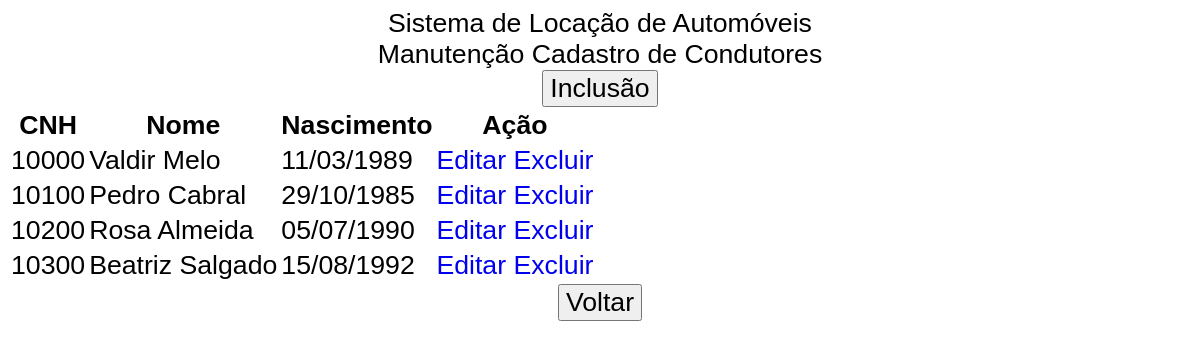
The app's page /condut_100.php with its own data.
### tables this page shows
create table condutores (
    cnh int primary key,
    nome varchar(20),
    nasc date  
);

### condut_100.php (the view, shortened to what this page needs)
<?php
$cond = new Condutores;
$con = $cond->ConectaBD();
$consulta = "select * from condutores";
$conx = mysqli_query($con,$consulta);
?>
<!DOCTYPE html>
  <html>
    <head>
      <link rel="stylesheet" href="estilos.css">
    </head>
    <body>
    <div>Sistema de Locação de Automóveis</div>
    <div>Manutenção Cadastro de Condutores</div>
    <div>
        <form name="condutores" action="condut_200.php" method="post">
            <input type="submit" name="butinc" value="Inclusão">
        </form>
    </div>
      <table>
        <tr>
          <th>CNH</th>
          <th>Nome</th>
          <th>Nascimento</th>
          <th>Ação</th>
        </tr>
        <?php while($dado = mysqli_fetch_assoc($conx)) { ?>
        <tr>
          <td><?php echo $dado['cnh']; ?></td>
          <td><?php echo $dado['nome']; ?></td>
          <td><?php echo date('d/m/Y', strtotime($dado['nasc'])); ?></td>
          <td>
            <a href="condut_300.php?codigo=<?php echo $dado['cnh']; ?>">Editar</a>
            <a href="condut_400.php?codigo=<?php echo $dado['cnh']; ?>" onclick="return confirm('Confirma Exclusão ???')">Excluir</a>
          </td>
        </tr>
        <?php } ?>
      </table>
      <div>
          <form name="volta" action="index.html" method="get">
                <input type="submit" name="butvolta" value="Voltar">
          </form>
      </div>
    </body>
</html>

### estilos.css (style rules this page uses)
a { text-decoration: none; }
tr, input, select, button { font: 20pt arial; }
div { text-align: center; font-size:20pt; font-family: arial; }

### records on screen
condutores: cnh "10000", nome "Valdir Melo", nasc "11/03/1989"
condutores: cnh "10100", nome "Pedro Cabral", nasc "29/10/1985"
condutores: cnh "10200", nome "Rosa Almeida", nasc "05/07/1990"
condutores: cnh "10300", nome "Beatriz Salgado", nasc "15/08/1992"
